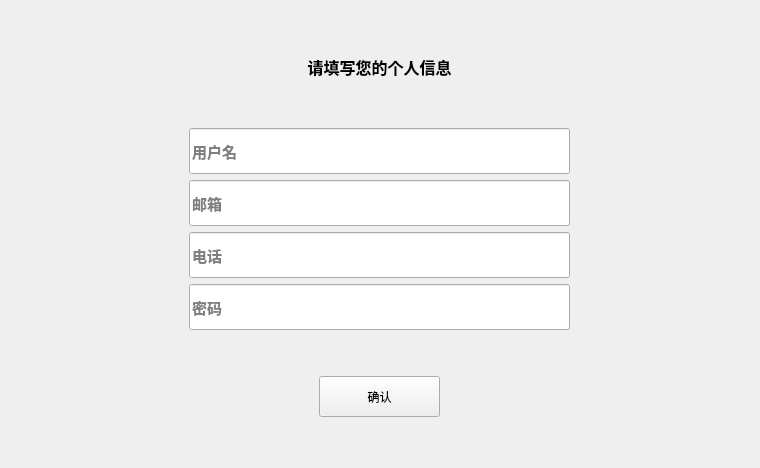
<?xml version="1.0" encoding="UTF-8"?>
<ui version="4.0">
 <class>RegisterManager</class>
 <widget class="QWidget" name="RegisterManager">
  <property name="geometry">
   <rect>
    <x>0</x>
    <y>0</y>
    <width>760</width>
    <height>468</height>
   </rect>
  </property>
  <property name="minimumSize">
   <size>
    <width>54</width>
    <height>43</height>
   </size>
  </property>
  <property name="windowTitle">
   <string>Form</string>
  </property>
  <layout class="QGridLayout" name="gridLayout">
   <item row="0" column="0">
    <layout class="QVBoxLayout" name="verticalLayout_2" stretch="10,0,0,0,0,0">
     <item>
      <widget class="QLabel" name="label">
       <property name="font">
        <font>
         <family>Arial</family>
         <pointsize>12</pointsize>
         <weight>75</weight>
         <bold>true</bold>
        </font>
       </property>
       <property name="text">
        <string>请填写您的个人信息</string>
       </property>
       <property name="alignment">
        <set>Qt::AlignCenter</set>
       </property>
      </widget>
     </item>
     <item>
      <widget class="QLineEdit" name="lineRegisterName">
       <property name="minimumSize">
        <size>
         <width>381</width>
         <height>46</height>
        </size>
       </property>
       <property name="maximumSize">
        <size>
         <width>381</width>
         <height>46</height>
        </size>
       </property>
       <property name="font">
        <font>
         <pointsize>11</pointsize>
         <weight>75</weight>
         <bold>true</bold>
        </font>
       </property>
       <property name="placeholderText">
        <string>用户名</string>
       </property>
      </widget>
     </item>
     <item>
      <widget class="QLineEdit" name="lineRegisterEmail">
       <property name="minimumSize">
        <size>
         <width>381</width>
         <height>46</height>
        </size>
       </property>
       <property name="maximumSize">
        <size>
         <width>381</width>
         <height>46</height>
        </size>
       </property>
       <property name="font">
        <font>
         <pointsize>11</pointsize>
         <weight>75</weight>
         <bold>true</bold>
        </font>
       </property>
       <property name="placeholderText">
        <string>邮箱</string>
       </property>
      </widget>
     </item>
     <item>
      <widget class="QLineEdit" name="lineRegisterPhoneNub">
       <property name="minimumSize">
        <size>
         <width>381</width>
         <height>46</height>
        </size>
       </property>
       <property name="maximumSize">
        <size>
         <width>381</width>
         <height>46</height>
        </size>
       </property>
       <property name="font">
        <font>
         <pointsize>11</pointsize>
         <weight>75</weight>
         <bold>true</bold>
        </font>
       </property>
       <property name="placeholderText">
        <string>电话</string>
       </property>
      </widget>
     </item>
     <item>
      <widget class="QLineEdit" name="lineRegisterPassword">
       <property name="minimumSize">
        <size>
         <width>381</width>
         <height>46</height>
        </size>
       </property>
       <property name="maximumSize">
        <size>
         <width>381</width>
         <height>46</height>
        </size>
       </property>
       <property name="font">
        <font>
         <pointsize>11</pointsize>
         <weight>75</weight>
         <bold>true</bold>
        </font>
       </property>
       <property name="placeholderText">
        <string>密码</string>
       </property>
      </widget>
     </item>
     <item>
      <layout class="QVBoxLayout" name="verticalLayout">
       <item>
        <spacer name="verticalSpacer">
         <property name="orientation">
          <enum>Qt::Vertical</enum>
         </property>
         <property name="sizeHint" stdset="0">
          <size>
           <width>20</width>
           <height>40</height>
          </size>
         </property>
        </spacer>
       </item>
       <item>
        <layout class="QHBoxLayout" name="horizontalLayout">
         <item>
          <spacer name="verticalSpacer_3">
           <property name="orientation">
            <enum>Qt::Vertical</enum>
           </property>
           <property name="sizeHint" stdset="0">
            <size>
             <width>20</width>
             <height>40</height>
            </size>
           </property>
          </spacer>
         </item>
         <item>
          <widget class="QPushButton" name="btnSure">
           <property name="minimumSize">
            <size>
             <width>121</width>
             <height>41</height>
            </size>
           </property>
           <property name="maximumSize">
            <size>
             <width>121</width>
             <height>41</height>
            </size>
           </property>
           <property name="text">
            <string>确认</string>
           </property>
          </widget>
         </item>
         <item>
          <spacer name="verticalSpacer_5">
           <property name="orientation">
            <enum>Qt::Vertical</enum>
           </property>
           <property name="sizeHint" stdset="0">
            <size>
             <width>20</width>
             <height>40</height>
            </size>
           </property>
          </spacer>
         </item>
        </layout>
       </item>
       <item>
        <spacer name="verticalSpacer_2">
         <property name="orientation">
          <enum>Qt::Vertical</enum>
         </property>
         <property name="sizeHint" stdset="0">
          <size>
           <width>20</width>
           <height>40</height>
          </size>
         </property>
        </spacer>
       </item>
      </layout>
     </item>
    </layout>
   </item>
  </layout>
 </widget>
 <resources/>
 <connections/>
</ui>
